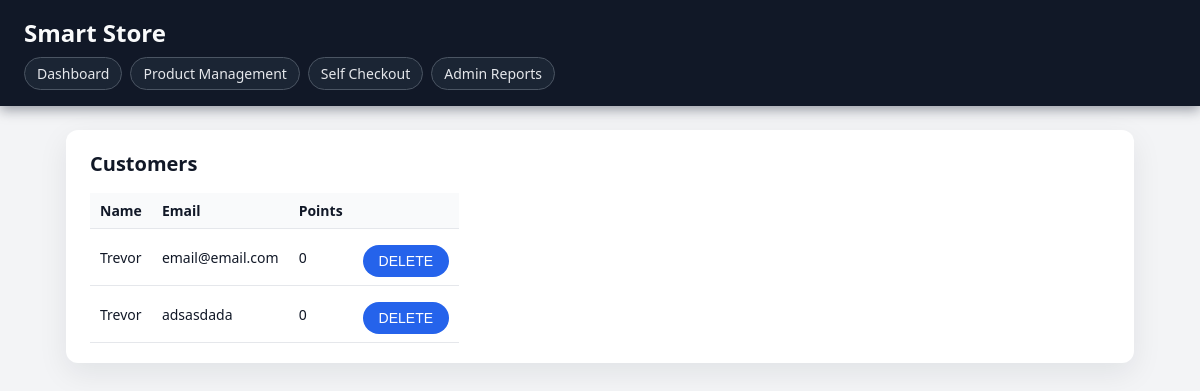
Before: /customers/ with the older database file.
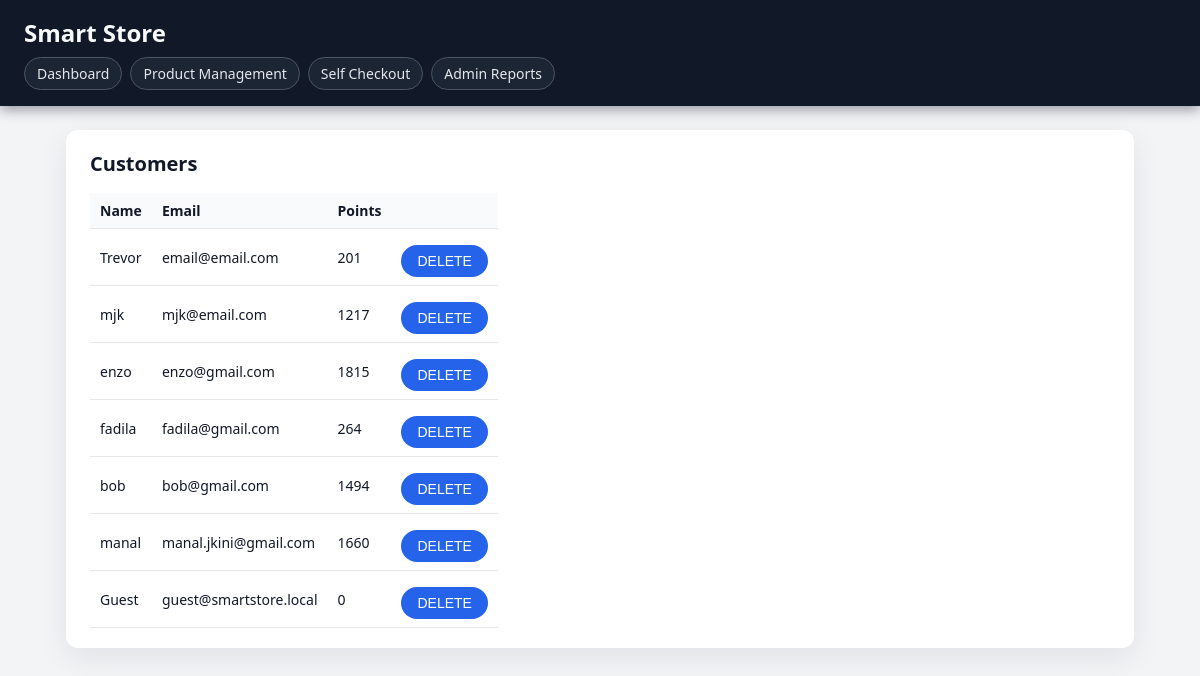
After: the same page with the newer database file.
### phase3/models.py (models this page shows)
class Customers(models.Model):
    name = models.CharField(max_length=100)
    email = models.CharField(max_length=100, unique=True)
    phone_number = models.CharField(unique=True, max_length=15, blank=True, validators=[RegexValidator(regex=r'^\d{9,15}$')])
    password = models.CharField(null=False)
    membership_id = models.UUIDField(default=uuid.uuid1, editable=False)
    points = models.PositiveIntegerField(default=0, null=False)

### phase3/views.py (the view)
# urls.py: path('customers/', views.customers_page, name='customers_page'),
def customers_page(request):
    if request.method == "POST" and "delete_customer" in request.POST:
        customer_id = request.POST.get("delete_customer")
        Customers.objects.filter(id=customer_id).delete()
        messages.success(request,f"Customer deleted")
        return redirect("customers_page")
    customers = Customers.objects.all()
    context = {"customers": customers}
    return render(request, "customers.html", context)

### phase3/templates/customers.html (shortened to what this page needs)
{% extends "base.html" %}
{% block content %}
<section class="card">
    <h2>Customers</h2>
    <table>
        <tr>
            <th>Name</th>
            <th>Email</th>
            <th>Points</th>
            <th></th>
        </tr>
        {% for c in customers %}
        <tr>
            <td>{{ c.name }}</td>
            <td>{{ c.email }}</td>
            <td>{{ c.points }}</td>
            <td>
                <form method="POST" style="display:inline">
                    <button type="submit" name="delete_customer" value="{{ c.id }}">
                        DELETE
                    </button>
                </form>
            </td>
        </tr>
        {% endfor %}
    </table>
</section>
{% endblock %}

### phase3/templates/base.html (shortened to what this page needs)
{% load static %}
<!DOCTYPE html>
<html>
<head>
    <link rel="stylesheet" href="{% static 'css/main.css' %}">
</head>
<body>
   <header class="top-bar">
        <h1>Smart Store</h1>
        <nav class="main-nav">
            <a href="{% url 'default' %}">Dashboard</a>
            <a href="{% url 'product_management' %}">Product Management</a>
            <a href="{% url 'self_checkout_home' %}">Self Checkout</a>
            <a href="{% url 'admin_reports_home' %}">Admin Reports</a>
        </nav>
    </header>
    <main class="content">
        {% block content %}{% endblock %}
    </main>
</body>
</html>

### static/css/main.css (style rules this page uses)
*, *::before, *::after { box-sizing: border-box; }
body { margin: 0; font-family: system-ui, -apple-system, BlinkMacSystemFont, "Segoe UI", sans-serif; background: #f3f4f6; color: #111827; }
.top-bar { background: #111827; color: #f9fafb; padding: 16px 24px; box-shadow: 0 4px 12px rgba(15, 23, 42, 0.4); position: sticky; top: 0; z-index: 10; }
.top-bar h1 { margin: 0 0 8px 0; font-size: 24px; }
.main-nav { display: flex; flex-wrap: wrap; gap: 8px; }
.main-nav a { text-decoration: none; padding: 6px 12px; border-radius: 999px; border: 1px solid #4b5563; font-size: 14px; color: #e5e7eb; background: rgba(31, 41, 55, 0.8); }
.content { max-width: 1100px; margin: 24px auto 40px; padding: 0 16px; }
.card { background: #ffffff; border-radius: 12px; padding: 20px 24px; margin-bottom: 24px; box-shadow: 0 10px 30px rgba(15, 23, 42, 0.08); }
.card h2 { margin-top: 0; margin-bottom: 16px; font-size: 20px; color: #111827; }
form { display: grid; grid-template-columns: repeat(auto-fit, minmax(220px, 1fr)); gap: 12px 16px; }
button[type="submit"], button { border: none; border-radius: 999px; padding: 8px 16px; font-size: 14px; font-weight: 500; cursor: pointer; background: #2563eb; color: #ffffff; margin-top: 8px; }
table { width: 100%; border-collapse: collapse; margin-top: 12px; font-size: 14px; }
th, td { padding: 8px 10px; border-bottom: 1px solid #e5e7eb; }
th { text-align: left; background: #f9fafb; font-weight: 600; }
.card table { display: block; overflow-x: auto; }

Changed rows visible on the page:
removed Customers: name "Trevor", email "adsasdada", points "0", {{ c.id }} 3 (drawn)
changed Customers "Trevor": points "0" → "201"
added Customers: name "mjk", email "mjk@email.com", points "1217", {{ c.id }} 7 (drawn)
added Customers: name "enzo", email "enzo@gmail.com", points "1815", {{ c.id }} 8 (drawn)
added Customers: name "fadila", email "fadila@gmail.com", points "264", {{ c.id }} 9 (drawn)
added Customers: name "bob", email "bob@gmail.com", points "1494", {{ c.id }} 10 (drawn)
added Customers: name "manal", email "manal.jkini@gmail.com", points "1660", {{ c.id }} 11 (drawn)
added Customers: name "Guest", email "guest@smartstore.local", points "0", {{ c.id }} 12 (drawn)
